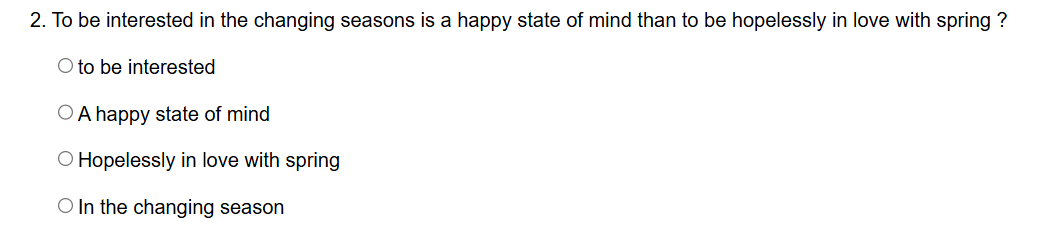

The script that saved this image:
import tkinter as tk
from PIL import ImageGrab, Image, ImageTk
import ctypes


try:
    ctypes.windll.shcore.SetProcessDpiAwareness(1)
except Exception as e:
    print(f"Could not set DPI awareness: {e}")

class ScreenshotTool:
    def __init__(self):
        self.root = tk.Tk()
        self.root.attributes("-fullscreen", True)
        self.root.attributes("-alpha", 1) 
        self.root.attributes("-topmost", True) 
        
        self.screen_image = ImageGrab.grab()
        self.dimmed_image = self.create_dimmed_image(self.screen_image)
        self.photo_image = ImageTk.PhotoImage(self.dimmed_image)


        self.canvas = tk.Canvas(self.root, cursor="cross")
        self.canvas.pack(fill=tk.BOTH, expand=True)
        self.canvas.create_image(0, 0, anchor=tk.NW, image=self.photo_image)

        self.start_x = None
        self.start_y = None
        self.rect = None
        self.highlight_rect = None

        self.canvas.bind("<ButtonPress-1>", self.on_button_press)
        self.canvas.bind("<B1-Motion>", self.on_mouse_drag)
        self.canvas.bind("<ButtonRelease-1>", self.on_button_release)

    def create_dimmed_image(self, image):
        dimmed = image.convert("RGBA")

        overlay = Image.new("RGBA", dimmed.size, (0, 0, 0, 150))  

        return Image.alpha_composite(dimmed, overlay)

    def on_button_press(self, event):

        self.start_x = event.x
        self.start_y = event.y
        self.rect = self.canvas.create_rectangle(self.start_x, self.start_y, self.start_x, self.start_y,outline='red', width=2)

    def on_mouse_drag(self, event):
        current_x = event.x
        current_y = event.y

        self.canvas.coords(self.rect, self.start_x, self.start_y, current_x, current_y)
        self.highlight_selected_area(self.start_x, self.start_y, current_x, current_y)

    def highlight_selected_area(self, x1, y1, x2, y2):

        self.canvas.delete(self.highlight_rect)
        cropped_image = self.screen_image.crop((x1, y1, x2, y2))
        self.highlight_photo = ImageTk.PhotoImage(cropped_image)
        self.highlight_rect = self.canvas.create_image(x1, y1, anchor=tk.NW, image=self.highlight_photo)

    def on_button_release(self, event):

        end_x = event.x
        end_y = event.y
        self.root.quit()
        left = min(self.start_x, end_x)
        top = min(self.start_y, end_y)
        right = max(self.start_x, end_x)
        bottom = max(self.start_y, end_y)
        screenshot = ImageGrab.grab(bbox=(left, top, right, bottom))

        screenshot.save("screenshot.png")
        print(f"Screenshot saved as 'screenshot.png'. Captured area: ({left}, {top}, {right}, {bottom})")

    def run(self):

        self.root.mainloop()
